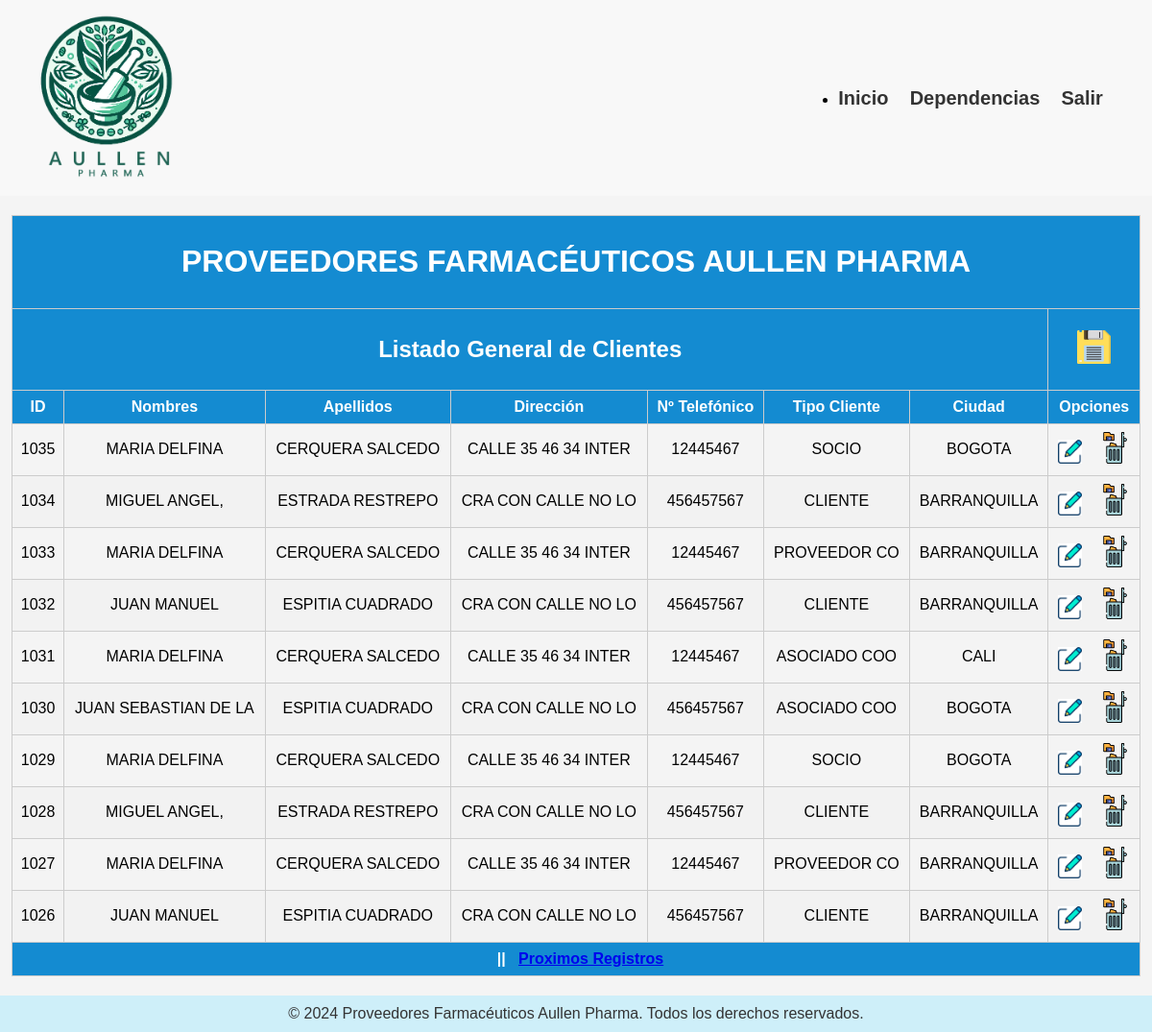
Screenshot of /mostrar_datos.php with the database file from the repository.
### tables this page shows
CREATE TABLE `clientes` (
  `id_cliente` int(14) NOT NULL,
  `nombre_Cli` varchar(50) NOT NULL,
  `apellido_cli` varchar(50) NOT NULL,
  `direccion_Cli` varchar(80) NOT NULL,
  `nro_telefono` varchar(23) NOT NULL,
  `tipo_Cliente` int(4) NOT NULL,
  `ciudad_cli` int(4) NOT NULL,
  `img_Cliente` varchar(200) NOT NULL
);

CREATE TABLE `tipo_cliente` (
  `id_Tipo` int(6) NOT NULL,
  `descripcion_tip` varchar(50) NOT NULL,
  `comentario` varchar(80) NOT NULL
);

CREATE TABLE `ciudad_cli` (
  `id_Ciudad` int(14) NOT NULL,
  `nombre_Ciu` varchar(50) NOT NULL
);

### class/conexion.php (called while the page is built, shortened)
<?php
	class Conexion
	{
		public function __construct()
		{
			$this->conex=new mysqli(host,user,pass,base);
		}
	}
 ?>

### class/class.php (called while the page is built, shortened)
<?php
	require_once("conexion.php");
	class Trabajo extends Conexion
	{
		public function trae_datos($inicio)
		{
			$sql="SELECT * FROM clientes, ciudad_cli, tipo_cliente
				WHERE clientes.tipo_Cliente=tipo_cliente.id_Tipo
				AND clientes.ciudad_cli=ciudad_cli.id_Ciudad
				ORDER BY id_cliente DESC LIMIT $inicio,11";
			$consul=$this->conex->query($sql);
			$res=$consul->fetch_all(MYSQLI_ASSOC);
			return $res;
		}
	}
 ?>

### mostrar_datos.php (the view, shortened to what this page needs)
<?php
	require_once("class/class.php");
	$dat = new Trabajo();
?>
<!DOCTYPE html>
<html lang="en">
<head>
	<link rel="stylesheet" href="estilos/mostrar.css">
</head>
<body>
<header>
	<nav class="nav-left">
			<a href="index.php">
			<img src="imgs/aullenPharma.png" alt="Icono Home" class="icono-home" title="Inicio"></a>
		</nav>
		<nav class="nav-right">
			<ul>
				<li>
					<a href="index.php">Inicio</a> &nbsp;&nbsp;&nbsp;
					<a href="#">Dependencias</a> &nbsp;&nbsp;&nbsp;
					<a href="#">Salir</a> &nbsp;&nbsp;&nbsp; &nbsp;&nbsp;
				</li>
			</ul>
		</nav>
	</header>
<div class="table-container">
	<table class="styled-table">
		<thead>
			<tr bgcolor="#738BD8">
				<th colspan="8"><h1>PROVEEDORES FARMACÉUTICOS AULLEN PHARMA</h1></th>
			</tr>
			<tr bgcolor="#CEEFF9">
				<th colspan="7"><h2>Listado General de Clientes</h2></th>
				<th>
					<a href="class/adicion_reg.php">
						<img src="imgs/guardar_3.png" alt="Adicion Registro" width="35" height="35" title="Adicionar Un Registro">
					</a>
				</th>
			</tr>
			<tr>
				<th>ID</th>
				<th>Nombres</th>
				<th>Apellidos</th>
				<th>Dirección</th>
				<th>Nº Telefónico</th>
				<th>Tipo Cliente</th>
				<th>Ciudad</th>
				<th>Opciones</th>
			</tr>
		</thead>
		<tbody>
			<?php
			if(isset($_GET["pos"])) {
				$inicio = $_GET["pos"];
			} else {
				$inicio = 0;
			}
			$lista = $dat->trae_datos($inicio);
			$limit = min(count($lista), 10);
			for($i = 0; $i < $limit; $i++) {
				$v1 = $lista[$i]['id_cliente'];
				$v2 = substr($lista[$i]['nombre_Cli'], 0, 20);
				$v3 = $lista[$i]['apellido_cli'];
				$v4 = substr($lista[$i]['direccion_Cli'], 0, 20);
				$v5 = $lista[$i]['nro_telefono'];
				$v6 = substr($lista[$i]['descripcion_tip'], 0, 12);
				$v7 = $lista[$i]['nombre_Ciu'];
			?>
				<tr>
					<td align="center"><?php echo $v1; ?></td>
					<td align="center"><?php echo $v2; ?></td>
					<td align="center"><?php echo $v3; ?></td>
					<td align="center"><?php echo $v4; ?></td>
					<td align="center"><?php echo $v5; ?></td>
					<td align="center"><?php echo $v6; ?></td>
					<td align="center"><?php echo $v7; ?></td>
					<td>
						<a href="class/editar_registro.php?id=<?php echo $v1; ?>" style="text-decoration: none;">
							<img src="imgs/editar_1.png" alt="Edicion Registro" width="25" height="25" title="Editar Registro">
						</a>
						<a href="class/elimina_reg.php?id=<?php echo $v1; ?>" style="text-decoration: none;">
							<img src="imgs/eliminar_3.png" alt="Eliminacion de Registro" width="33" height="33" title="Eliminar Registro">
						</a>
					</td>
				</tr>
			<?php
			}
			?>
			<tr>
				<th colspan="8">
					&nbsp;&nbsp;||&nbsp;&nbsp;
					<?php
					if(count($lista) > 10) {
						$proximo = $inicio + 10;
					?>
						<a href="?pos=<?php echo $proximo; ?>" title="Proximos Registros">Proximos Registros</a>
					<?php
					}
					?>
				</th>
			</tr>
		</tbody>
	</table>
</div>
<footer>
	<div class="container">
		<p>&copy; 2024 Proveedores Farmacéuticos Aullen Pharma. Todos los derechos reservados.</p>
	</div>
</footer>
</body>
</html>

### estilos/mostrar.css (style rules this page uses)
html, body { height: 100%; margin: 0; padding: 0; display: flex; flex-direction: column; }
body { font-family: Arial, sans-serif; background-color: #f4f4f4; }
header { background-color: #f8f8f8; padding: 10px 20px; display: flex; justify-content: space-between; align-items: center; }
.nav-left { display: flex; align-items: center; list-style-type: none; padding: 0; margin: 0; }
.nav-right { display: flex; align-items: center; list-style-type: none; padding: 0; margin: 0; }
.nav-right li { margin-left: 20px; }
.nav-right a { color: #333; text-decoration: none; font-weight: bold; font-size: 20px; }
.icono-home { width: 180px; height: auto; margin-right: 10px; }
.table-container { text-align: center; flex: 1; }
table { width: 98%; border: 1px solid #ccc; margin: 20px auto; border-collapse: collapse; }
table th, table td { border: 1px solid #ccc; padding: 8px; }
table th { background-color: #148BD1; color: white; }
table tr:nth-child(even) { background-color: #f2f2f2; }
footer { background-color: #CEEFF9; padding: 10px 0; text-align: center; width: 100%; }
footer p { margin: 0; color: #333; font-size: 16px; }

### rows the page displays
clientes: id_cliente "1035", nombre_Cli "MARIA DELFINA", apellido_cli "CERQUERA SALCEDO", direccion_Cli "CALLE 35 46 34 INTER", nro_telefono "12445467", tipo_Cliente.descripcion_tip "SOCIO", ciudad_cli.nombre_Ciu "BOGOTA"
clientes: id_cliente "1034", nombre_Cli "MIGUEL ANGEL,", apellido_cli "ESTRADA RESTREPO", direccion_Cli "CRA CON CALLE NO LO", nro_telefono "456457567", tipo_Cliente.descripcion_tip "CLIENTE", ciudad_cli.nombre_Ciu "BARRANQUILLA"
clientes: id_cliente "1033", nombre_Cli "MARIA DELFINA", apellido_cli "CERQUERA SALCEDO", direccion_Cli "CALLE 35 46 34 INTER", nro_telefono "12445467", tipo_Cliente.descripcion_tip "PROVEEDOR CO", ciudad_cli.nombre_Ciu "BARRANQUILLA"
clientes: id_cliente "1032", nombre_Cli "JUAN MANUEL", apellido_cli "ESPITIA CUADRADO", direccion_Cli "CRA CON CALLE NO LO", nro_telefono "456457567", tipo_Cliente.descripcion_tip "CLIENTE", ciudad_cli.nombre_Ciu "BARRANQUILLA"
clientes: id_cliente "1031", nombre_Cli "MARIA DELFINA", apellido_cli "CERQUERA SALCEDO", direccion_Cli "CALLE 35 46 34 INTER", nro_telefono "12445467", tipo_Cliente.descripcion_tip "ASOCIADO COO", ciudad_cli.nombre_Ciu "CALI"
clientes: id_cliente "1030", nombre_Cli "JUAN SEBASTIAN DE LA", apellido_cli "ESPITIA CUADRADO", direccion_Cli "CRA CON CALLE NO LO", nro_telefono "456457567", tipo_Cliente.descripcion_tip "ASOCIADO COO", ciudad_cli.nombre_Ciu "BOGOTA"
clientes: id_cliente "1029", nombre_Cli "MARIA DELFINA", apellido_cli "CERQUERA SALCEDO", direccion_Cli "CALLE 35 46 34 INTER", nro_telefono "12445467", tipo_Cliente.descripcion_tip "SOCIO", ciudad_cli.nombre_Ciu "BOGOTA"
clientes: id_cliente "1028", nombre_Cli "MIGUEL ANGEL,", apellido_cli "ESTRADA RESTREPO", direccion_Cli "CRA CON CALLE NO LO", nro_telefono "456457567", tipo_Cliente.descripcion_tip "CLIENTE", ciudad_cli.nombre_Ciu "BARRANQUILLA"
clientes: id_cliente "1027", nombre_Cli "MARIA DELFINA", apellido_cli "CERQUERA SALCEDO", direccion_Cli "CALLE 35 46 34 INTER", nro_telefono "12445467", tipo_Cliente.descripcion_tip "PROVEEDOR CO", ciudad_cli.nombre_Ciu "BARRANQUILLA"
clientes: id_cliente "1026", nombre_Cli "JUAN MANUEL", apellido_cli "ESPITIA CUADRADO", direccion_Cli "CRA CON CALLE NO LO", nro_telefono "456457567", tipo_Cliente.descripcion_tip "CLIENTE", ciudad_cli.nombre_Ciu "BARRANQUILLA"
